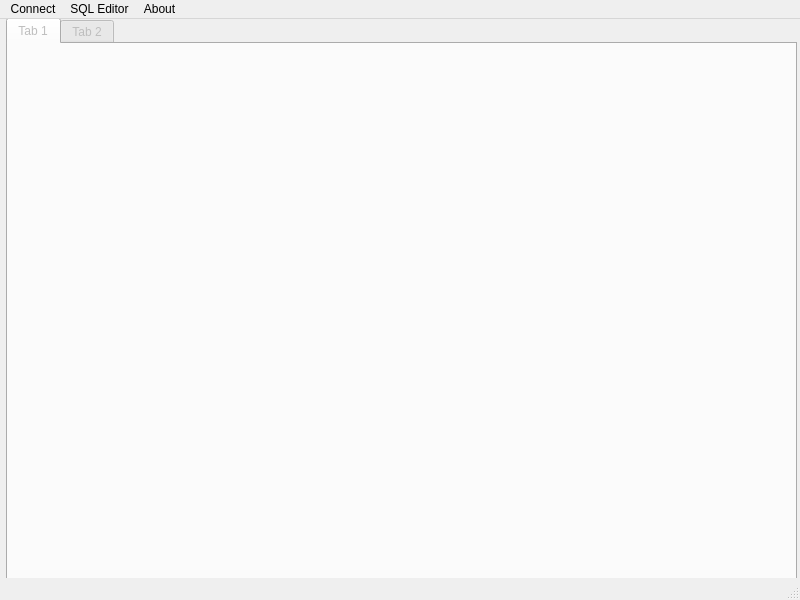
<?xml version="1.0" encoding="UTF-8"?>
<ui version="4.0">
 <class>MainWindow</class>
 <widget class="QMainWindow" name="MainWindow">
  <property name="geometry">
   <rect>
    <x>0</x>
    <y>0</y>
    <width>800</width>
    <height>600</height>
   </rect>
  </property>
  <property name="windowTitle">
   <string>MainWindow</string>
  </property>
  <widget class="QWidget" name="centralwidget">
   <widget class="QTabWidget" name="tabWidget">
    <property name="enabled">
     <bool>false</bool>
    </property>
    <property name="geometry">
     <rect>
      <x>6</x>
      <y>-1</y>
      <width>791</width>
      <height>571</height>
     </rect>
    </property>
    <property name="currentIndex">
     <number>0</number>
    </property>
    <widget class="QWidget" name="tab">
     <attribute name="title">
      <string>Tab 1</string>
     </attribute>
    </widget>
    <widget class="QWidget" name="tab_2">
     <attribute name="title">
      <string>Tab 2</string>
     </attribute>
    </widget>
   </widget>
  </widget>
  <widget class="QMenuBar" name="menubar">
   <property name="geometry">
    <rect>
     <x>0</x>
     <y>0</y>
     <width>800</width>
     <height>22</height>
    </rect>
   </property>
   <widget class="QMenu" name="menuConnect">
    <property name="title">
     <string>Connect</string>
    </property>
    <addaction name="actionConnect"/>
    <addaction name="actionDisconnect"/>
    <addaction name="separator"/>
    <addaction name="actionSettings"/>
    <addaction name="actionConnections"/>
    <addaction name="separator"/>
    <addaction name="actionExit"/>
   </widget>
   <widget class="QMenu" name="menuSQL_Editor">
    <property name="title">
     <string>SQL Editor</string>
    </property>
   </widget>
   <widget class="QMenu" name="menuAbout">
    <property name="title">
     <string>About</string>
    </property>
   </widget>
   <addaction name="menuConnect"/>
   <addaction name="menuSQL_Editor"/>
   <addaction name="menuAbout"/>
  </widget>
  <widget class="QStatusBar" name="statusbar"/>
  <action name="actionConnect">
   <property name="text">
    <string>Connect</string>
   </property>
  </action>
  <action name="actionDisconnect">
   <property name="text">
    <string>Disconnect</string>
   </property>
  </action>
  <action name="actionSettings">
   <property name="text">
    <string>Settings</string>
   </property>
  </action>
  <action name="actionConnections">
   <property name="text">
    <string>Connections</string>
   </property>
  </action>
  <action name="actionExit">
   <property name="text">
    <string>Exit</string>
   </property>
  </action>
 </widget>
 <resources/>
 <connections>
  <connection>
   <sender>actionConnect</sender>
   <signal>hovered()</signal>
   <receiver>tabWidget</receiver>
   <slot>show()</slot>
   <hints>
    <hint type="sourcelabel">
     <x>399</x>
     <y>299</y>
    </hint>
    <hint type="destinationlabel">
     <x>401</x>
     <y>306</y>
    </hint>
   </hints>
  </connection>
 </connections>
</ui>
